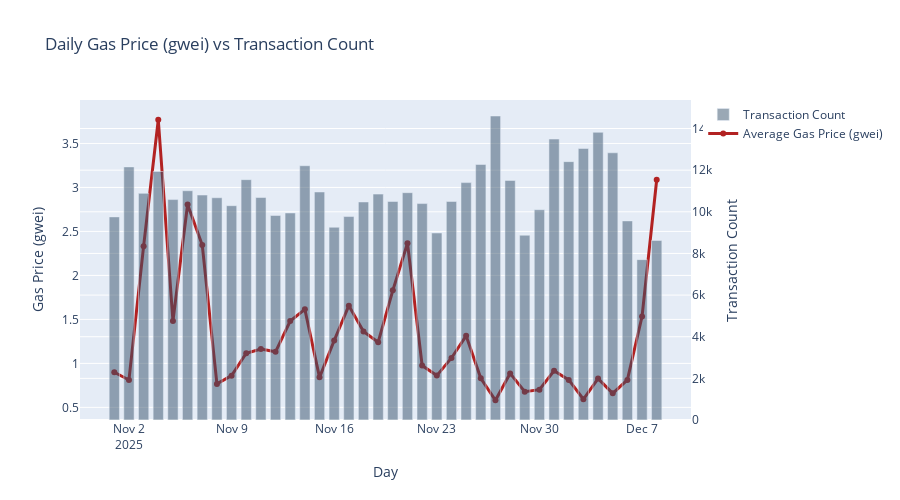

Notebook source saved alongside this figure:
### Markdown cell above
## Observation: Median Gas Fee (USD) vs ETH Price (USD)

* The USD-denominated gas fee shows day-to-day fluctuations that closely resemble the pattern of the daily gas price (gwei).

* Although ETH price declined throughout the month, its movement was gradual and smooth. In contrast, gas price exhibited more noticeable short-term variability.

* As a result, USD gas fees are visually more aligned with gas price than with ETH price, indicating that short-term user costs were driven primarily by changes in gas demand rather than market volatility.

* ETH price did contribute to the overall downward trend in USD gas fees, but it did not explain the day-to-day variations as effectively as the gas price (gwei) did.


## Key Insight

USD gas fees during November were influenced more strongly by fluctuations in gas price (gwei) than by ETH price movements. ETH’s downward trend lowered overall USD fees, but short-term cost spikes and dips were driven almost entirely by gas price variability, not by market conditions.

### Code cell
import plotly.graph_objects as go

fig = go.Figure()

# --- Bar Chart for Transaction Count ---
fig.add_trace(
    go.Bar(
        x=df["day"],
        y=df["daily_block_tx_count"],
        name="Transaction Count",
        marker_color="rgba(55, 83, 109, 0.5)",
        yaxis="y2"   # <-- Assign to secondary axis
    )
)

# --- Line Chart for Gas Price ---
fig.add_trace(
    go.Scatter(
        x=df["day"],
        y=df["avg_block_gas_price_gwei"],
        mode="lines+markers",
        name="Average Gas Price (gwei)",
        line=dict(color="firebrick", width=3),
        yaxis="y1"   # <-- Primary axis
    )
)

# --- Layout / Axes Setup ---
fig.update_layout(
    title="Daily Gas Price (gwei) vs Transaction Count",
    xaxis=dict(title="Day"),
    
    yaxis=dict(
        title="Gas Price (gwei)",
        side="left"
    ),
    
    yaxis2=dict(
        title="Transaction Count",
        overlaying="y",
        side="right"
    ),
    
    bargap=0.3,
    height=500
)

fig.show()

### Figure 1 — Plotly figure (JSON) as saved in the notebook; plotly's stock layout.template omitted (floating-point values rounded to 4 significant figures)
{"data": [{"marker": {"color": "rgba(55, 83, 109, 0.5)"}, "name": "Transaction Count", "type": "bar", "x": ["2025-11-01", "2025-11-02", "2025-11-03", "2025-11-04", "2025-11-05", "2025-11-06", "2025-11-07", "2025-11-08", "2025-11-09", "2025-11-10", "2025-11-11", "2025-11-12", "2025-11-13", "2025-11-14", "2025-11-15", "2025-11-16", "2025-11-17", "2025-11-18", "2025-11-19", "2025-11-20", "2025-11-21", "2025-11-22", "2025-11-23", "2025-11-24", "2025-11-25", "2025-11-26", "2025-11-27", "2025-11-28", "2025-11-29", "2025-11-30", "2025-12-01", "2025-12-02", "2025-12-03", "2025-12-04", "2025-12-05", "2025-12-06", "2025-12-07", "2025-12-08"], "y": [9755, 12156, 10886, 11937, 10586, 11012, 10804, 10674, 10293, 11544, 10685, 9824, 9943, 12213, 10951, 9257, 9771, 10472, 10849, 10496, 10918, 10394, 8982, 10497, 11402, 12273, 14601, 11506, 8875, 10097, 13493, 12409, 13041, 13817, 12834, 9562, 7702, 8623], "yaxis": "y2"}, {"line": {"color": "firebrick", "width": 3}, "mode": "lines+markers", "name": "Average Gas Price (gwei)", "type": "scatter", "x": ["2025-11-01", "2025-11-02", "2025-11-03", "2025-11-04", "2025-11-05", "2025-11-06", "2025-11-07", "2025-11-08", "2025-11-09", "2025-11-10", "2025-11-11", "2025-11-12", "2025-11-13", "2025-11-14", "2025-11-15", "2025-11-16", "2025-11-17", "2025-11-18", "2025-11-19", "2025-11-20", "2025-11-21", "2025-11-22", "2025-11-23", "2025-11-24", "2025-11-25", "2025-11-26", "2025-11-27", "2025-11-28", "2025-11-29", "2025-11-30", "2025-12-01", "2025-12-02", "2025-12-03", "2025-12-04", "2025-12-05", "2025-12-06", "2025-12-07", "2025-12-08"], "y": [0.8989, 0.8111, 2.333, 3.77, 1.482, 2.806, 2.345, 0.7669, 0.8607, 1.115, 1.164, 1.132, 1.482, 1.614, 0.8413, 1.261, 1.656, 1.362, 1.241, 1.83, 2.366, 0.9754, 0.8612, 1.062, 1.313, 0.8315, 0.581, 0.8859, 0.6779, 0.7009, 0.9153, 0.8125, 0.5922, 0.8271, 0.6594, 0.8125, 1.532, 3.087], "yaxis": "y"}], "layout": {"bargap": 0.3, "height": 500, "title": {"text": "Daily Gas Price (gwei) vs Transaction Count"}, "xaxis": {"title": {"text": "Day"}}, "yaxis": {"side": "left", "title": {"text": "Gas Price (gwei)"}}, "yaxis2": {"overlaying": "y", "side": "right", "title": {"text": "Transaction Count"}}}}
